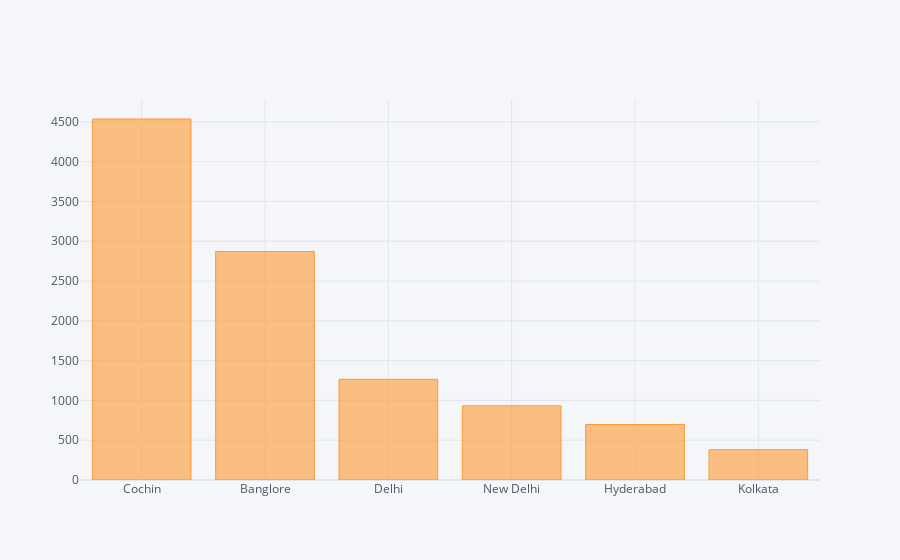

The notebook cell saved with this chart:
### Code cell
data['Destination'].value_counts().iplot(kind='bar')

### Figure 1 — Plotly figure (JSON) as saved in the notebook; plotly's stock layout.template omitted (floating-point values rounded to 4 significant figures)
{"data": [{"marker": {"color": "rgba(255, 153, 51, 0.6)", "line": {"color": "rgba(255, 153, 51, 1.0)", "width": 1}}, "name": "Destination", "orientation": "v", "text": "", "type": "bar", "x": ["Cochin", "Banglore", "Delhi", "New Delhi", "Hyderabad", "Kolkata"], "y": [4536, 2871, 1265, 932, 697, 381]}], "layout": {"legend": {"bgcolor": "#F5F6F9", "font": {"color": "#4D5663"}}, "paper_bgcolor": "#F5F6F9", "plot_bgcolor": "#F5F6F9", "title": {"font": {"color": "#4D5663"}}, "xaxis": {"gridcolor": "#E1E5ED", "showgrid": true, "tickfont": {"color": "#4D5663"}, "title": {"font": {"color": "#4D5663"}, "text": ""}, "zerolinecolor": "#E1E5ED"}, "yaxis": {"gridcolor": "#E1E5ED", "showgrid": true, "tickfont": {"color": "#4D5663"}, "title": {"font": {"color": "#4D5663"}, "text": ""}, "zerolinecolor": "#E1E5ED"}}}
